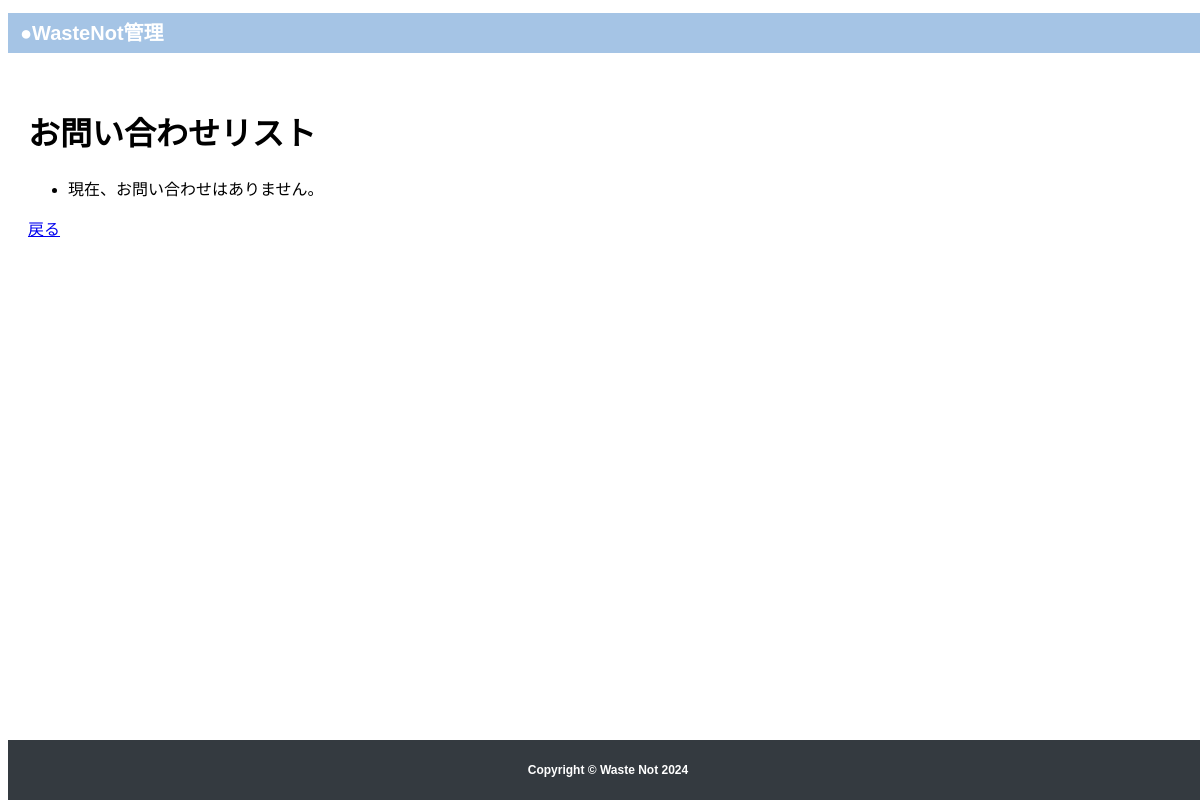
The page /contacts/ on the database as committed earlier.
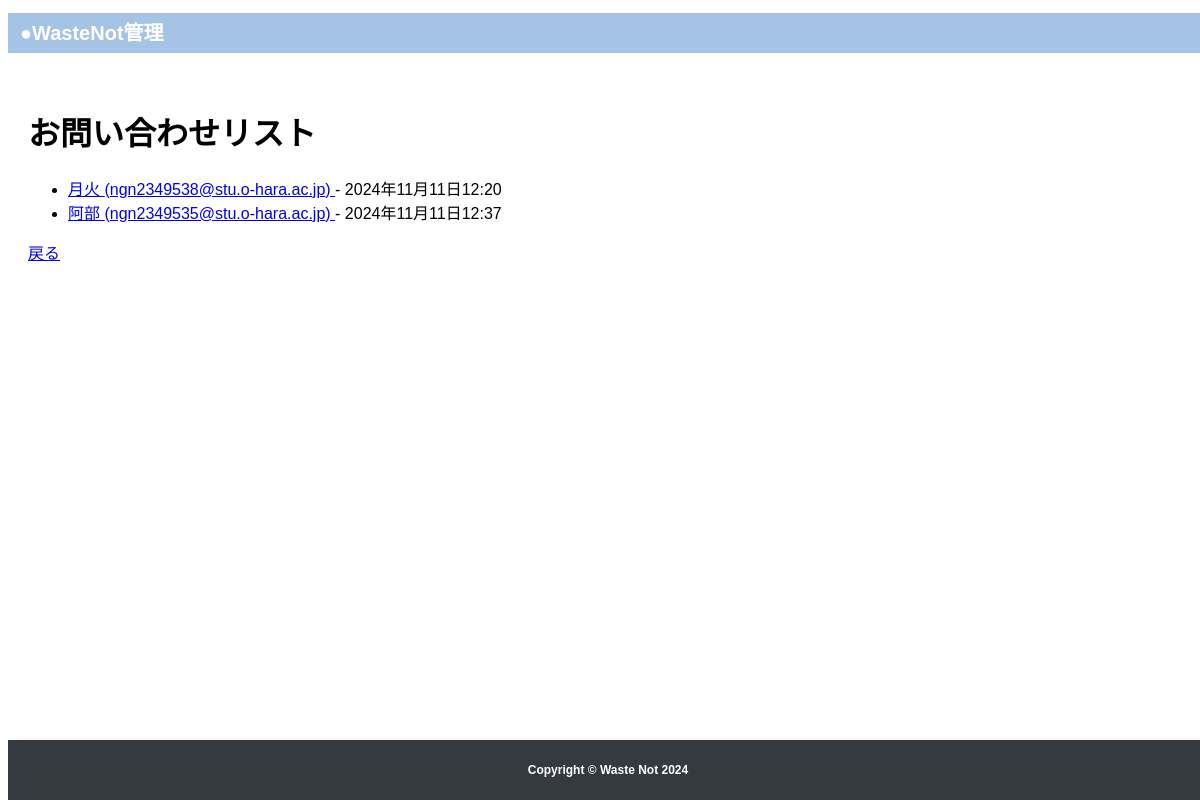
The same page on the database as committed later.
### adminmenu/models.py (models this page shows, shortened)
class Contact(models.Model):
    name = models.CharField(max_length=100)
    email = models.EmailField()
    message = models.TextField()
    address = models.CharField(max_length=255)
    created_at = models.DateTimeField(auto_now_add=True)  # 送信日時を自動で記録

### adminmenu/views.py (the view)
# urls.py: path('contacts/', views.contact_list, name='contact_list'),
def contact_list(request):
    contacts = Contact.objects.all()
    return render(request, 'contact_list.html', {'contacts': contacts})

### adminmenu/templates/contact_list.html (shortened to what this page needs)
{% extends 'system_base.html' %}
{% load static %}
{% block content %}
<!DOCTYPE html>
<html lang="ja">
<head>
</head>
<body>
    <h1>お問い合わせリスト</h1>
    <ul>
        {% for contact in contacts %}
            <li>
                <a href="{% url 'contact_detail' contact.id %}">
                    {{ contact.name }} ({{ contact.email }})
                </a>
                - {{ contact.created_at }}
            </li>
        {% empty %}
            <li>現在、お問い合わせはありません。</li>
        {% endfor %}
    </ul>
    <a href="{% url 'contact_list' %}">戻る</a>
</body>
</html>
{% endblock %}

### adminmenu/templates/system_base.html (shortened to what this page needs)
{% load static %}
<!DOCTYPE html>
<html lang="ja">
<head>
    <link rel="stylesheet" href="{% static 'css/menu.css' %}">
</head>
<body>
    <header>
        <h1><a href="{% url 'system_menu' %}">●WasteNot管理</a></h1>
    </header>
    <div class="container">
        {% block content %}{% endblock %}
    </div>
    <footer>
        <div class="container">
            <h2 class="m-0">Copyright &copy; Waste Not 2024</h2>
        </div>
    </footer>
</body>
</html>

### adminmenu/static/css/menu.css (style rules this page uses)
body { font-family: Arial, sans-serif; }
.container { padding: 20px; }

### adminmenu/templates/system_base.html (style rules this page uses)
header { background-color: #a5c4e5; font-size: 10px; width: 100%; color: white; padding: 0; padding-left: 12px; text-align: left; margin: 0; height: auto; line-height: 2; }
header a { color: inherit; text-decoration: none; }
.container { padding: 20px; }
footer { background-color: #343a40; font-size: 8px; width: 100%; position: fixed; color: white; bottom: 0; padding: 0; margin: 0; text-align: center; height: auto; line-height: 0; }

Rows that differ between the two databases and show on the page:
added Contact: name "月火", email "ngn2349538@stu.o-hara.ac.jp", created_at "2024年11月11日12:20"
added Contact: name "阿部", email "ngn2349535@stu.o-hara.ac.jp", created_at "2024年11月11日12:37"
Other text that changed with them:
text no longer shown: "現在、お問い合わせはありません。"
